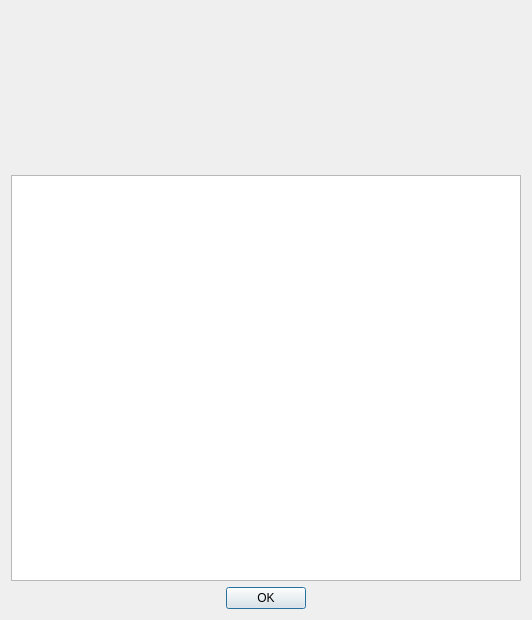
<?xml version="1.0" encoding="UTF-8"?>
<ui version="4.0">
 <class>AboutDialog</class>
 <widget class="QDialog" name="AboutDialog">
  <property name="geometry">
   <rect>
    <x>0</x>
    <y>0</y>
    <width>532</width>
    <height>620</height>
   </rect>
  </property>
  <property name="windowTitle">
   <string>About TeXstudio</string>
  </property>
  <layout class="QGridLayout" name="gridLayout">
   <item row="0" column="0">
    <layout class="QHBoxLayout" name="horizontalLayout">
     <item>
      <spacer>
       <property name="orientation">
        <enum>Qt::Horizontal</enum>
       </property>
       <property name="sizeHint" stdset="0">
        <size>
         <width>18</width>
         <height>158</height>
        </size>
       </property>
      </spacer>
     </item>
     <item>
      <widget class="QLabel" name="label">
       <property name="text">
        <string/>
       </property>
       <property name="pixmap">
        <pixmap resource="texmaker.qrc">:/images/splash.png</pixmap>
       </property>
      </widget>
     </item>
     <item>
      <spacer>
       <property name="orientation">
        <enum>Qt::Horizontal</enum>
       </property>
       <property name="sizeHint" stdset="0">
        <size>
         <width>18</width>
         <height>158</height>
        </size>
       </property>
      </spacer>
     </item>
    </layout>
   </item>
   <item row="1" column="0">
    <widget class="QTextBrowser" name="textBrowser"/>
   </item>
   <item row="2" column="0">
    <layout class="QHBoxLayout" name="horizontalLayout_2">
     <item>
      <spacer>
       <property name="orientation">
        <enum>Qt::Horizontal</enum>
       </property>
       <property name="sizeHint" stdset="0">
        <size>
         <width>181</width>
         <height>20</height>
        </size>
       </property>
      </spacer>
     </item>
     <item>
      <widget class="QPushButton" name="okButton">
       <property name="text">
        <string>OK</string>
       </property>
      </widget>
     </item>
     <item>
      <spacer>
       <property name="orientation">
        <enum>Qt::Horizontal</enum>
       </property>
       <property name="sizeHint" stdset="0">
        <size>
         <width>171</width>
         <height>20</height>
        </size>
       </property>
      </spacer>
     </item>
    </layout>
   </item>
  </layout>
 </widget>
 <resources>
  <include location="texmaker.qrc"/>
 </resources>
 <connections>
  <connection>
   <sender>okButton</sender>
   <signal>clicked()</signal>
   <receiver>AboutDialog</receiver>
   <slot>accept()</slot>
   <hints>
    <hint type="sourcelabel">
     <x>278</x>
     <y>253</y>
    </hint>
    <hint type="destinationlabel">
     <x>96</x>
     <y>254</y>
    </hint>
   </hints>
  </connection>
 </connections>
</ui>
